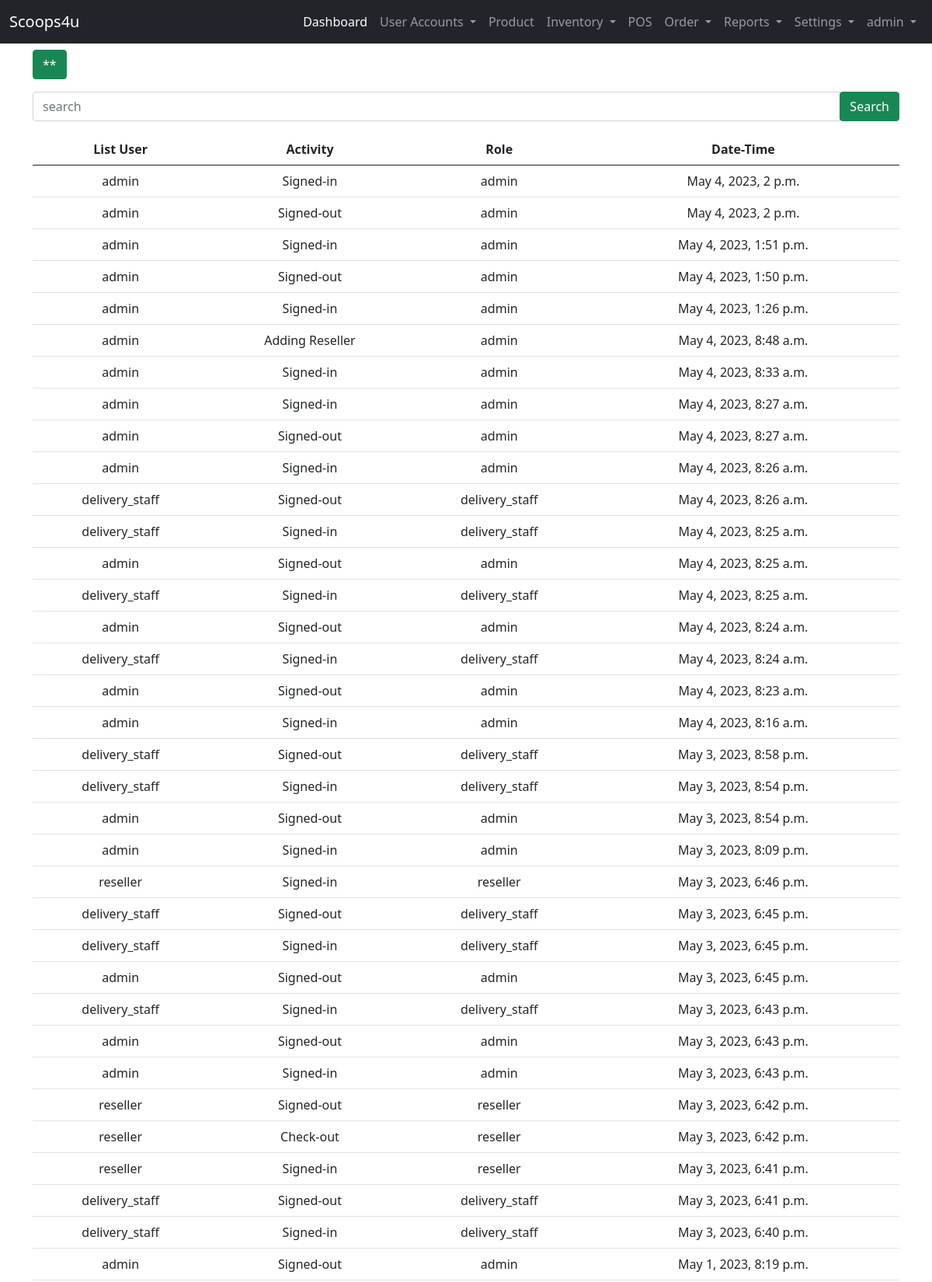
Screenshot of /user-site/reports/activity-log/ (signed in, upper part) with the database file from the repository.
### landing_page/models.py (models this page shows)
class User(AbstractUser):
    ROLE = ((" "," "),("admin","admin"),("staff","staff"),("reseller","reseller"),("delivery_staff","delivery_staff"))
    STAT = ((" "," "),("active","active"),("inactive","inactive"))
    role = models.CharField(max_length=50, null=True, default=None, choices=ROLE)
    status = models.CharField(max_length=50, null=True, default=None , choices=STAT)

### admin_site/models.py (models this page shows, shortened)
class Activity_log(models.Model):
    user_name = models.CharField(max_length=250, verbose_name=' Username')
    activity = models.CharField(max_length=250, verbose_name='Activity')
    date_time =  models.DateTimeField(default=timezone.now, verbose_name='Date and Time')
    role = models.CharField(max_length=100, null=True,verbose_name='Role')

### admin_site/views.py (the view)
# urls.py: path('reports/activity-log/', views.report_actlog, name='report_actlog'),
@login_required(login_url='landing_page:login')
def report_actlog(request):
    list_reports = Activity_log.objects.all().order_by('-id')
    context = {
        'list_reports':list_reports
    }
    return render(request, 'admin_site/reports/act_log.html', context)

### templates/admin_site/reports/act_log.html (shortened to what this page needs)
{% extends 'admin_site/base.html' %}
{% load static %}
{% block content %}
<div class="text-start">
<button class="btn btn-success" id="btn-show">**</button>
</div>
<div  id="form_textsearch">
<form action="{% url 'admin_site:search_act-log' %}" method="GET" class="my-3 ">
    <div class="input-group">
        <input type="text" class="form-control" name="search" placeholder="search" required>
        <div class="input-group-append">
            <button class="btn btn-success" type="submit">Search</button>
        </div>
    </div>
</form>
</div>
    <table class="table table-hover text-center" >
        <thead>
            <tr>
                <th>List User</th>
                <th>Activity</th>
                <th>Role</th>
                <th>Date-Time</th>
            </tr>
        </thead>
        {% if list_reports %}
        <tbody>
            {% for list in list_reports %}
            <tr>
                <td>{{ list.user_name }}</td>
                <td>{{ list.activity}}</td>
                <td>{{ list.role}}</td>
                <td>{{ list.date_time }}</td>
            </tr>
            {% endfor %}
        </tbody>
        {% endif %}
    </table>
{% endblock content %}

### templates/admin_site/base.html (shortened to what this page needs)
{% load static %}
<!DOCTYPE html>
<html lang="en">
<head>
    <link href="https://cdn.jsdelivr.net/npm/bootstrap@5.0.2/dist/css/bootstrap.min.css" rel="stylesheet">
    <link rel="stylesheet" href="{% static 'css/sample.css' %}">
  </head>
<body>
  {% if user.role == "admin"%}
    <nav class="navbar navbar-expand-lg navbar-dark bg-dark">
        <div class="container-fluid">
          <a class="navbar-brand" href="#">Scoops4u</a>
          <div class="collapse navbar-collapse" id="navbarNavDropdown">
            <ul class="navbar-nav ms-auto mb-2 mb-lg-0">
              <li class="nav-item">
                <a class="nav-link active" aria-current="page" href="{% url 'admin_site:dashboard'%}">Dashboard</a>
              </li>
              <li class="nav-item dropdown">
                <a class="nav-link dropdown-toggle" href="#" id="navbarDropdownMenuLink" role="button" data-bs-toggle="dropdown" aria-expanded="false">
                  User Accounts
                </a>
              </li>
              <li class="nav-item">
                <a class="nav-link" href="{%url 'admin_site:list_product' %}">Product</a>
              </li>
              <li class="nav-item dropdown">
                <a class="nav-link dropdown-toggle" href="#" id="navbarDropdownMenuLink" role="button" data-bs-toggle="dropdown" aria-expanded="false">
                  Inventory
                </a>
              </li>
              <li class="nav-item">
                <a class="nav-link" href="{%url 'admin_site:pos' %}">POS</a>
              </li>
              <li class="nav-item dropdown">
                <a class="nav-link dropdown-toggle" href="#" id="navbarDropdownMenuLink" role="button" data-bs-toggle="dropdown" aria-expanded="false">
                  Order
                </a>
              </li>
              <li class="nav-item dropdown">
                <a class="nav-link dropdown-toggle" href="#" id="navbarDropdownMenuLink" role="button" data-bs-toggle="dropdown" aria-expanded="false">
                  Reports
                </a>
              </li>
              <li class="nav-item dropdown">
                <a class="nav-link dropdown-toggle" href="#" id="navbarDropdownMenuLink" role="button" data-bs-toggle="dropdown" aria-expanded="false">
                  Settings
                </a>
              </li>
              <li class="nav-item dropdown">
                <a class="nav-link dropdown-toggle" href="#" id="navbarDropdownMenuLink" role="button" data-bs-toggle="dropdown" aria-expanded="false">
                  {{ user }}
                </a>
              </li>
            </ul>
          </div>
        </div>
      </nav>
  {% endif %}
      <div class="container">
        <div class="row mt-2">
            <div class="col-lg-12">
                {% block content %}
                {% endblock content %}
            </div>
        </div>
      </div>
</body>
</html>

### rows the page displays
User: username "admin"
Activity_log: user_name "admin", activity "Signed-in", role "admin", date_time "May 4, 2023, 2 p.m."
Activity_log: user_name "admin", activity "Signed-out", role "admin", date_time "May 4, 2023, 2 p.m."
Activity_log: user_name "admin", activity "Signed-in", role "admin", date_time "May 4, 2023, 1:51 p.m."
Activity_log: user_name "admin", activity "Signed-out", role "admin", date_time "May 4, 2023, 1:50 p.m."
Activity_log: user_name "admin", activity "Signed-in", role "admin", date_time "May 4, 2023, 1:26 p.m."
Activity_log: user_name "admin", activity "Adding Reseller", role "admin", date_time "May 4, 2023, 8:48 a.m."
Activity_log: user_name "admin", activity "Signed-in", role "admin", date_time "May 4, 2023, 8:33 a.m."
Activity_log: user_name "admin", activity "Signed-in", role "admin", date_time "May 4, 2023, 8:27 a.m."
Activity_log: user_name "admin", activity "Signed-out", role "admin", date_time "May 4, 2023, 8:27 a.m."
Activity_log: user_name "admin", activity "Signed-in", role "admin", date_time "May 4, 2023, 8:26 a.m."
Activity_log: user_name "delivery_staff", activity "Signed-out", role "delivery_staff", date_time "May 4, 2023, 8:26 a.m."
Activity_log: user_name "delivery_staff", activity "Signed-in", role "delivery_staff", date_time "May 4, 2023, 8:25 a.m."
Activity_log: user_name "admin", activity "Signed-out", role "admin", date_time "May 4, 2023, 8:25 a.m."
Activity_log: user_name "delivery_staff", activity "Signed-in", role "delivery_staff", date_time "May 4, 2023, 8:25 a.m."
Activity_log: user_name "admin", activity "Signed-out", role "admin", date_time "May 4, 2023, 8:24 a.m."
Activity_log: user_name "delivery_staff", activity "Signed-in", role "delivery_staff", date_time "May 4, 2023, 8:24 a.m."
Activity_log: user_name "admin", activity "Signed-out", role "admin", date_time "May 4, 2023, 8:23 a.m."
Activity_log: user_name "admin", activity "Signed-in", role "admin", date_time "May 4, 2023, 8:16 a.m."
Activity_log: user_name "delivery_staff", activity "Signed-out", role "delivery_staff", date_time "May 3, 2023, 8:58 p.m."
Activity_log: user_name "delivery_staff", activity "Signed-in", role "delivery_staff", date_time "May 3, 2023, 8:54 p.m."
Activity_log: user_name "admin", activity "Signed-out", role "admin", date_time "May 3, 2023, 8:54 p.m."
Activity_log: user_name "admin", activity "Signed-in", role "admin", date_time "May 3, 2023, 8:09 p.m."
Activity_log: user_name "reseller", activity "Signed-in", role "reseller", date_time "May 3, 2023, 6:46 p.m."
Activity_log: user_name "delivery_staff", activity "Signed-out", role "delivery_staff", date_time "May 3, 2023, 6:45 p.m."
Activity_log: user_name "delivery_staff", activity "Signed-in", role "delivery_staff", date_time "May 3, 2023, 6:45 p.m."
Activity_log: user_name "admin", activity "Signed-out", role "admin", date_time "May 3, 2023, 6:45 p.m."
Activity_log: user_name "delivery_staff", activity "Signed-in", role "delivery_staff", date_time "May 3, 2023, 6:43 p.m."
Activity_log: user_name "admin", activity "Signed-out", role "admin", date_time "May 3, 2023, 6:43 p.m."
Activity_log: user_name "admin", activity "Signed-in", role "admin", date_time "May 3, 2023, 6:43 p.m."
Activity_log: user_name "reseller", activity "Signed-out", role "reseller", date_time "May 3, 2023, 6:42 p.m."
Activity_log: user_name "reseller", activity "Check-out", role "reseller", date_time "May 3, 2023, 6:42 p.m."
Activity_log: user_name "reseller", activity "Signed-in", role "reseller", date_time "May 3, 2023, 6:41 p.m."
Activity_log: user_name "delivery_staff", activity "Signed-out", role "delivery_staff", date_time "May 3, 2023, 6:41 p.m."
Activity_log: user_name "delivery_staff", activity "Signed-in", role "delivery_staff", date_time "May 3, 2023, 6:40 p.m."
Activity_log: user_name "admin", activity "Signed-out", role "admin", date_time "May 1, 2023, 8:19 p.m."
